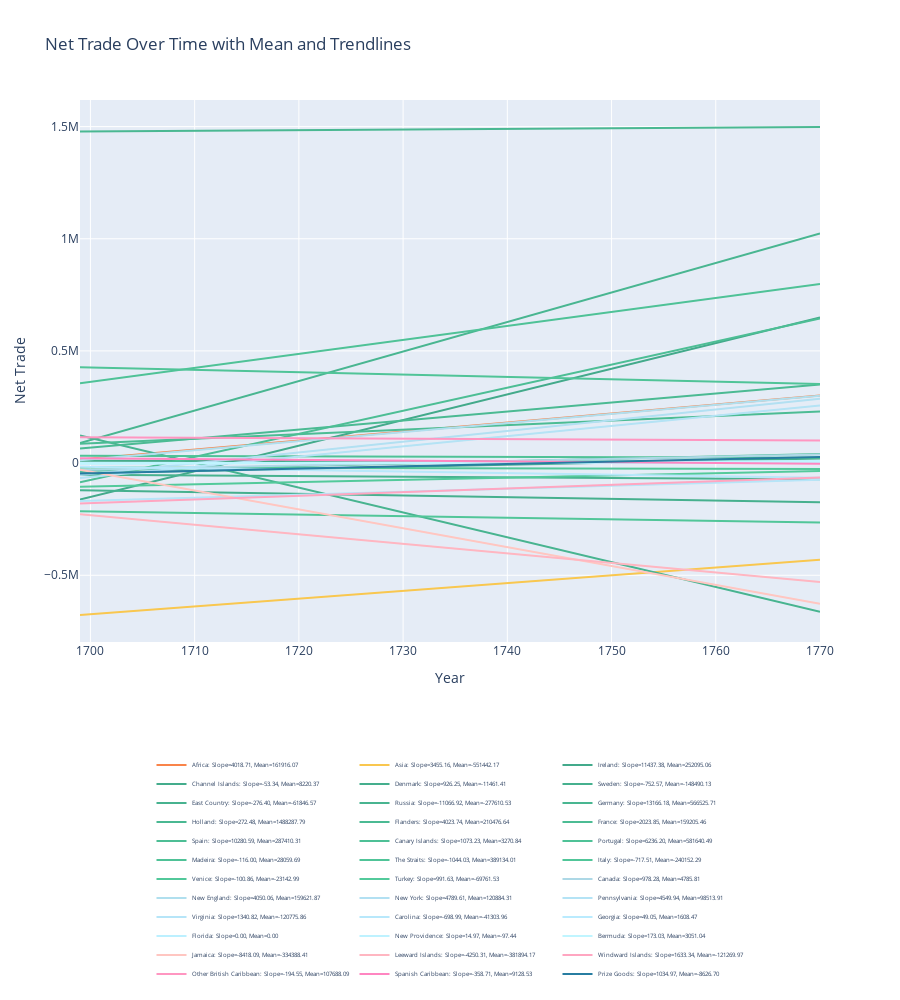

Notebook code for this chart:
### Markdown cell above
The code below creates the same graph but just showing the Trend Lines and puts it in a 2d format.

### Code cell
import pandas as pd
import numpy as np
import plotly.graph_objs as go
from plotly.offline import iplot, init_notebook_mode

init_notebook_mode(connected=True)

file_path = 'Customs data for James.xlsx'

df = pd.read_excel(file_path, header=None)

df_relevant = df.iloc[157:194, 0:73]

years = df_relevant.iloc[0, 1:].values
countries = df_relevant.iloc[1:, 0].values
data = df_relevant.iloc[1:, 1:].values

filtered_years_indices = [i for i, year in enumerate(years) if year not in [1705, 1712]]
filtered_years = [year for year in years if year not in [1705, 1712]]
filtered_data = data[:, filtered_years_indices]

long_data = []
for i, country in enumerate(countries):
    for j, year in enumerate(filtered_years):
        long_data.append({
            'Year': year,
            'Country': country,
            'Export': filtered_data[i, j],
            'CountryOrder': i
        })

df_long = pd.DataFrame(long_data)

color_scale = [
    '#f9844a', 
    '#f9c74f',  
    '#43aa8b', '#44ac8c', '#45ae8d', '#46b08e', '#47b28f', '#48b490', '#49b691', '#4ab892', '#4bba93', '#4cbc94', '#4dbe95', '#4ec096', '#4fc297', '#4fc297', '#50c498', '#51c699', '#52c89a', '#53ca9b', 
    '#add8e6', '#b0dfee', '#b2e0f2', '#b4e3f5', '#b6e5f8', '#b8e8fb', '#baebfe', '#bcf0ff', '#bef2ff', '#c0f5ff', 
    '#ffc6c1', '#ffb6c1', '#ffa6c1', '#ff96c1', '#ff86c1', 
    '#277da1'  
]

fig = go.Figure()

for i, country in enumerate(countries):
    country_data = df_long[df_long['Country'] == country]
    mean_net_trade = country_data['Export'].mean()
    z = np.polyfit(country_data['Year'], country_data['Export'], 1)
    p = np.poly1d(z)
    trendline = p(country_data['Year'])
    slope = z[0]

    legend_name = f"{country}: Slope={slope:.2f}, Mean={mean_net_trade:.2f}"

    # Add the trendline
    fig.add_trace(go.Scatter(
        x=country_data['Year'],
        y=trendline,
        mode='lines',
        line=dict(color=color_scale[i % len(color_scale)], width=2,),
        name=legend_name,
        showlegend=True
    ))

fig.update_layout(
    title='Net Trade Over Time with Mean and Trendlines',
    xaxis_title='Year',
    yaxis_title='Net Trade',
    autosize=True,
    height=1000,
    showlegend=True,
    legend=dict(
        orientation='h',
        x=0.5,
        y=-0.2,
        xanchor='center',
        yanchor='top',
        font=dict(
            size=6  
        )
    ),
)

iplot(fig)
